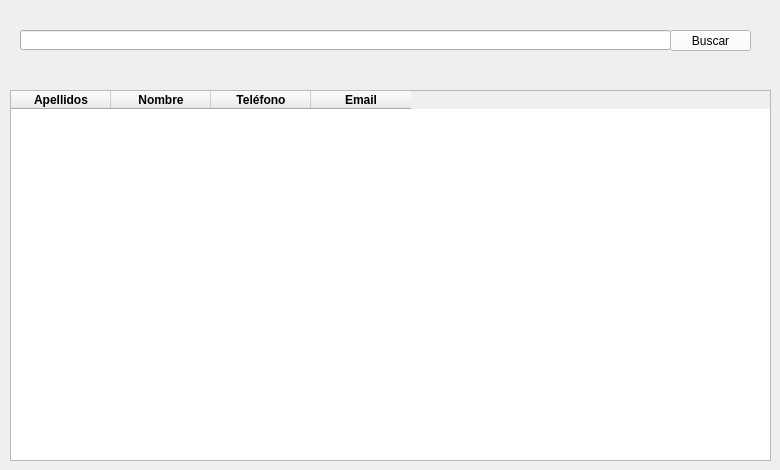
    <widget class="QWidget" name="tabContact">
     <attribute name="title">
      <string>Contactos</string>
     </attribute>
     <widget class="QTableWidget" name="tablaValores">
      <property name="geometry">
       <rect>
        <x>10</x>
        <y>90</y>
        <width>761</width>
        <height>371</height>
       </rect>
      </property>
      <column>
       <property name="text">
        <string>Apellidos</string>
       </property>
       <property name="font">
        <font>
         <weight>75</weight>
         <bold>true</bold>
        </font>
       </property>
      </column>
      <column>
       <property name="text">
        <string>Nombre</string>
       </property>
       <property name="font">
        <font>
         <weight>75</weight>
         <bold>true</bold>
        </font>
       </property>
      </column>
      <column>
       <property name="text">
        <string>Teléfono</string>
       </property>
       <property name="font">
        <font>
         <weight>75</weight>
         <bold>true</bold>
        </font>
       </property>
      </column>
      <column>
       <property name="text">
        <string>Email</string>
       </property>
       <property name="font">
        <font>
         <weight>75</weight>
         <bold>true</bold>
        </font>
       </property>
      </column>
     </widget>
     <widget class="QLineEdit" name="lineBuscar">
      <property name="geometry">
       <rect>
        <x>20</x>
        <y>30</y>
        <width>651</width>
        <height>20</height>
       </rect>
      </property>
      <property name="text">
       <string/>
      </property>
     </widget>
     <widget class="QPushButton" name="btnBuscar">
      <property name="geometry">
       <rect>
        <x>670</x>
        <y>30</y>
        <width>81</width>
        <height>21</height>
       </rect>
      </property>
      <property name="palette">
       <palette>
        <active>
         <colorrole role="WindowText">
          <brush brushstyle="SolidPattern">
           <color alpha="255">
            <red>0</red>
            <green>0</green>
            <blue>0</blue>
           </color>
          </brush>
         </colorrole>
         <colorrole role="Button">
          <brush brushstyle="SolidPattern">
           <color alpha="255">
            <red>255</red>
            <green>255</green>
            <blue>255</blue>
           </color>
          </brush>
         </colorrole>
         <colorrole role="Light">
          <brush brushstyle="SolidPattern">
           <color alpha="255">
            <red>255</red>
            <green>255</green>
            <blue>255</blue>
           </color>
          </brush>
         </colorrole>
         <colorrole role="Midlight">
          <brush brushstyle="SolidPattern">
           <color alpha="255">
            <red>255</red>
            <green>255</green>
            <blue>255</blue>
           </color>
          </brush>
         </colorrole>
         <colorrole role="Dark">
          <brush brushstyle="SolidPattern">
           <color alpha="255">
            <red>127</red>
            <green>127</green>
            <blue>127</blue>
           </color>
          </brush>
         </colorrole>
         <colorrole role="Mid">
          <brush brushstyle="SolidPattern">
           <color alpha="255">
            <red>170</red>
            <green>170</green>
            <blue>170</blue>
           </color>
          </brush>
         </colorrole>
         <colorrole role="Text">
          <brush brushstyle="SolidPattern">
           <color alpha="255">
            <red>0</red>
            <green>0</green>
            <blue>0</blue>
           </color>
          </brush>
         </colorrole>
         <colorrole role="BrightText">
          <brush brushstyle="SolidPattern">
           <color alpha="255">
            <red>255</red>
            <green>255</green>
            <blue>255</blue>
           </color>
          </brush>
         </colorrole>
         <colorrole role="ButtonText">
          <brush brushstyle="SolidPattern">
           <color alpha="255">
            <red>0</red>
            <green>0</green>
            <blue>0</blue>
           </color>
          </brush>
         </colorrole>
         <colorrole role="Base">
          <brush brushstyle="SolidPattern">
           <color alpha="255">
            <red>255</red>
            <green>255</green>
            <blue>255</blue>
           </color>
          </brush>
         </colorrole>
         <colorrole role="Window">
          <brush brushstyle="SolidPattern">
           <color alpha="255">
            <red>255</red>
            <green>255</green>
            <blue>255</blue>
           </color>
          </brush>
         </colorrole>
         <colorrole role="Shadow">
          <brush brushstyle="SolidPattern">
           <color alpha="255">
            <red>0</red>
            <green>0</green>
            <blue>0</blue>
           </color>
          </brush>
         </colorrole>
         <colorrole role="AlternateBase">
          <brush brushstyle="SolidPattern">
           <color alpha="255">
            <red>255</red>
            <green>255</green>
            <blue>255</blue>
           </color>
          </brush>
         </colorrole>
         <colorrole role="ToolTipBase">
          <brush brushstyle="SolidPattern">
           <color alpha="255">
            <red>255</red>
            <green>255</green>
            <blue>220</blue>
           </color>
          </brush>
         </colorrole>
         <colorrole role="ToolTipText">
          <brush brushstyle="SolidPattern">
           <color alpha="255">
            <red>0</red>
            <green>0</green>
            <blue>0</blue>
           </color>
          </brush>
         </colorrole>
        </active>
        <inactive>
         <colorrole role="WindowText">
          <brush brushstyle="SolidPattern">
           <color alpha="255">
            <red>0</red>
            <green>0</green>
            <blue>0</blue>
           </color>
          </brush>
         </colorrole>
         <colorrole role="Button">
          <brush brushstyle="SolidPattern">
           <color alpha="255">
            <red>255</red>
            <green>255</green>
            <blue>255</blue>
           </color>
          </brush>
         </colorrole>
         <colorrole role="Light">
          <brush brushstyle="SolidPattern">
           <color alpha="255">
            <red>255</red>
            <green>255</green>
            <blue>255</blue>
           </color>
          </brush>
         </colorrole>
         <colorrole role="Midlight">
          <brush brushstyle="SolidPattern">
           <color alpha="255">
            <red>255</red>
            <green>255</green>
            <blue>255</blue>
           </color>
          </brush>
         </colorrole>
         <colorrole role="Dark">
          <brush brushstyle="SolidPattern">
           <color alpha="255">
            <red>127</red>
            <green>127</green>
            <blue>127</blue>
           </color>
          </brush>
         </colorrole>
         <colorrole role="Mid">
          <brush brushstyle="SolidPattern">
           <color alpha="255">
            <red>170</red>
            <green>170</green>
            <blue>170</blue>
           </color>
          </brush>
         </colorrole>
         <colorrole role="Text">
          <brush brushstyle="SolidPattern">
           <color alpha="255">
            <red>0</red>
            <green>0</green>
            <blue>0</blue>
           </color>
          </brush>
         </colorrole>
         <colorrole role="BrightText">
          <brush brushstyle="SolidPattern">
           <color alpha="255">
            <red>255</red>
            <green>255</green>
            <blue>255</blue>
           </color>
          </brush>
         </colorrole>
         <colorrole role="ButtonText">
          <brush brushstyle="SolidPattern">
           <color alpha="255">
            <red>0</red>
            <green>0</green>
            <blue>0</blue>
           </color>
          </brush>
         </colorrole>
         <colorrole role="Base">
          <brush brushstyle="SolidPattern">
           <color alpha="255">
            <red>255</red>
            <green>255</green>
            <blue>255</blue>
           </color>
          </brush>
         </colorrole>
         <colorrole role="Window">
          <brush brushstyle="SolidPattern">
           <color alpha="255">
            <red>255</red>
            <green>255</green>
            <blue>255</blue>
           </color>
          </brush>
         </colorrole>
         <colorrole role="Shadow">
          <brush brushstyle="SolidPattern">
           <color alpha="255">
            <red>0</red>
            <green>0</green>
            <blue>0</blue>
           </color>
          </brush>
         </colorrole>
         <colorrole role="AlternateBase">
          <brush brushstyle="SolidPattern">
           <color alpha="255">
            <red>255</red>
            <green>255</green>
            <blue>255</blue>
           </color>
          </brush>
         </colorrole>
         <colorrole role="ToolTipBase">
          <brush brushstyle="SolidPattern">
           <color alpha="255">
            <red>255</red>
            <green>255</green>
            <blue>220</blue>
           </color>
          </brush>
         </colorrole>
         <colorrole role="ToolTipText">
          <brush brushstyle="SolidPattern">
           <color alpha="255">
            <red>0</red>
            <green>0</green>
            <blue>0</blue>
           </color>
          </brush>
         </colorrole>
        </inactive>
        <disabled>
         <colorrole role="WindowText">
          <brush brushstyle="SolidPattern">
           <color alpha="255">
            <red>127</red>
            <green>127</green>
            <blue>127</blue>
           </color>
          </brush>
         </colorrole>
         <colorrole role="Button">
          <brush brushstyle="SolidPattern">
           <color alpha="255">
            <red>255</red>
            <green>255</green>
            <blue>255</blue>
           </color>
          </brush>
         </colorrole>
         <colorrole role="Light">
          <brush brushstyle="SolidPattern">
           <color alpha="255">
            <red>255</red>
            <green>255</green>
            <blue>255</blue>
           </color>
          </brush>
         </colorrole>
         <colorrole role="Midlight">
          <brush brushstyle="SolidPattern">
           <color alpha="255">
            <red>255</red>
            <green>255</green>
            <blue>255</blue>
           </color>
          </brush>
         </colorrole>
         <colorrole role="Dark">
          <brush brushstyle="SolidPattern">
           <color alpha="255">
            <red>127</red>
            <green>127</green>
            <blue>127</blue>
           </color>
          </brush>
         </colorrole>
         <colorrole role="Mid">
          <brush brushstyle="SolidPattern">
           <color alpha="255">
            <red>170</red>
            <green>170</green>
            <blue>170</blue>
           </color>
          </brush>
         </colorrole>
         <colorrole role="Text">
          <brush brushstyle="SolidPattern">
           <color alpha="255">
            <red>127</red>
            <green>127</green>
            <blue>127</blue>
           </color>
          </brush>
         </colorrole>
         <colorrole role="BrightText">
          <brush brushstyle="SolidPattern">
           <color alpha="255">
            <red>255</red>
            <green>255</green>
            <blue>255</blue>
           </color>
          </brush>
         </colorrole>
         <colorrole role="ButtonText">
          <brush brushstyle="SolidPattern">
           <color alpha="255">
            <red>127</red>
            <green>127</green>
            <blue>127</blue>
           </color>
          </brush>
         </colorrole>
         <colorrole role="Base">
          <brush brushstyle="SolidPattern">
           <color alpha="255">
            <red>255</red>
            <green>255</green>
            <blue>255</blue>
           </color>
          </brush>
         </colorrole>
         <colorrole role="Window">
          <brush brushstyle="SolidPattern">
           <color alpha="255">
            <red>255</red>
            <green>255</green>
            <blue>255</blue>
           </color>
          </brush>
         </colorrole>
         <colorrole role="Shadow">
          <brush brushstyle="SolidPattern">
           <color alpha="255">
            <red>0</red>
            <green>0</green>
            <blue>0</blue>
           </color>
          </brush>
         </colorrole>
         <colorrole role="AlternateBase">
          <brush brushstyle="SolidPattern">
           <color alpha="255">
            <red>255</red>
            <green>255</green>
            <blue>255</blue>
           </color>
          </brush>
         </colorrole>
         <colorrole role="ToolTipBase">
          <brush brushstyle="SolidPattern">
           <color alpha="255">
            <red>255</red>
            <green>255</green>
            <blue>220</blue>
           </color>
          </brush>
         </colorrole>
         <colorrole role="ToolTipText">
          <brush brushstyle="SolidPattern">
           <color alpha="255">
            <red>0</red>
            <green>0</green>
            <blue>0</blue>
           </color>
          </brush>
         </colorrole>
        </disabled>
       </palette>
      </property>
      <property name="text">
       <string>Buscar</string>
      </property>
      <property name="icon">
       <iconset>
        <normaloff>../Proyecto2/img/buscar.png</normaloff>../Proyecto2/img/buscar.png</iconset>
      </property>
     </widget>
    </widget>
